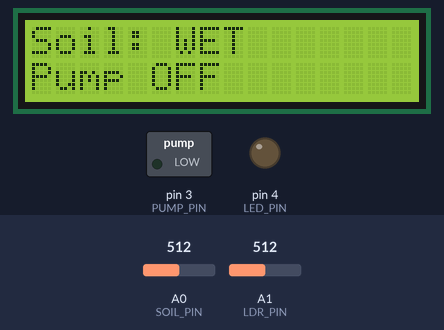
The sketch below on a simulated Arduino Uno, built with avr-gcc and run on an emulated ATmega328P. On the bench: 16×2 character LCD, switched loads named in the sketch (green lamp = pin HIGH), output pins drawn as LEDs (lit = HIGH). Inputs (shaded band) come from the test bench; at power-on: A0 (SOIL_PIN) = 512, A1 (LDR_PIN) = 512.

Above: at 1.2 s.
1.3 s: A0 (SOIL_PIN) set to 587
3.3 s: A0 (SOIL_PIN) set to 618
At 4.6 s:
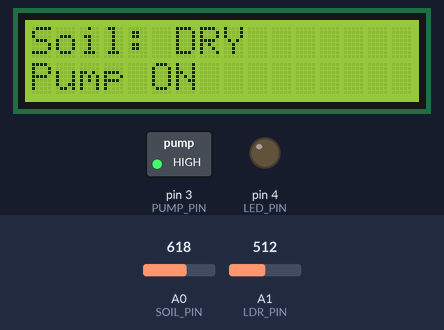
5.6 s: A1 (LDR_PIN) set to 587
9.7 s: A1 (LDR_PIN) set to 610
11.6 s: A1 (LDR_PIN) set to 590
At 15.5 s:
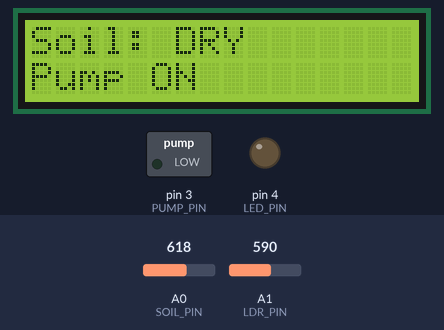
15.7 s: A0 (SOIL_PIN) set to 590
At 17.6 s:
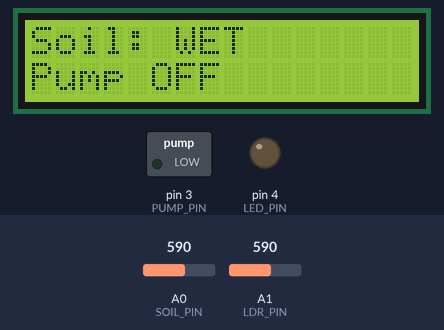
Timing chart, 0 to 18.7 s (numbered marks = the images above; inputs shaded):
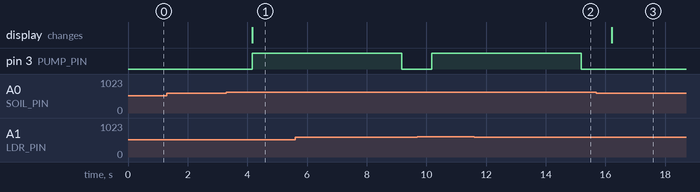

The sketch:

AQUAGROW_OFFICIAL_CODE_ARD.ino
```cpp
#include <Wire.h>
#include <LiquidCrystal_I2C.h>

LiquidCrystal_I2C lcd(0x27,16,2);

// Pin setup
#define SOIL_PIN A0
#define LDR_PIN A1
#define PUMP_PIN 3
#define LED_PIN 4

int soilValue;
int ldrValue;

void setup() {

  Serial.begin(9600);

  pinMode(PUMP_PIN, OUTPUT);
  pinMode(LED_PIN, OUTPUT);

  lcd.init();
  lcd.backlight();
}

void loop() {

  soilValue = analogRead(SOIL_PIN);
  ldrValue = analogRead(LDR_PIN);

  // -------- SOIL CONTROL --------
  if(soilValue > 600)   // Soil dry
  {
    lcd.clear();
    lcd.setCursor(0,0);
    lcd.print("Soil: DRY");

    lcd.setCursor(0,1);
    lcd.print("Pump ON");

    digitalWrite(PUMP_PIN,HIGH);
    delay(5000);              // Pump ON for 5 seconds
    digitalWrite(PUMP_PIN,LOW);
  }
  else                  // Soil wet
  {
    lcd.clear();
    lcd.setCursor(0,0);
    lcd.print("Soil: WET");

    lcd.setCursor(0,1);
    lcd.print("Pump OFF");

    digitalWrite(PUMP_PIN,LOW);
  }

  // -------- LDR CONTROL --------
  ldrValue = analogRead(LDR_PIN);

  if(ldrValue > 600)    // Dark
  {
    digitalWrite(LED_PIN,HIGH);
  }
  else                  // Bright
  {
    digitalWrite(LED_PIN,LOW);
  }

  delay(1000);
}
```

Measured:
- the behaviour switches between 600 and 601 on A0 (SOIL_PIN) (found by bisection; images 0 and 1)
- after the input at 1.3 s, every drawn part: stays the same
- after the input at 3.3 s, pin 3 (PUMP_PIN): LOW → HIGH after 0.87 s; the display: changes after 0.87 s (image 1)
- after the input at 11.6 s, pin 4 (LED_PIN): stays LOW (without the input it goes to HIGH after 3.6 s)
- after the input at 15.7 s, pin 3 (PUMP_PIN): stays LOW (without the input it goes to HIGH after 0.51 s); the display: changes after 0.51 s (image 3)
